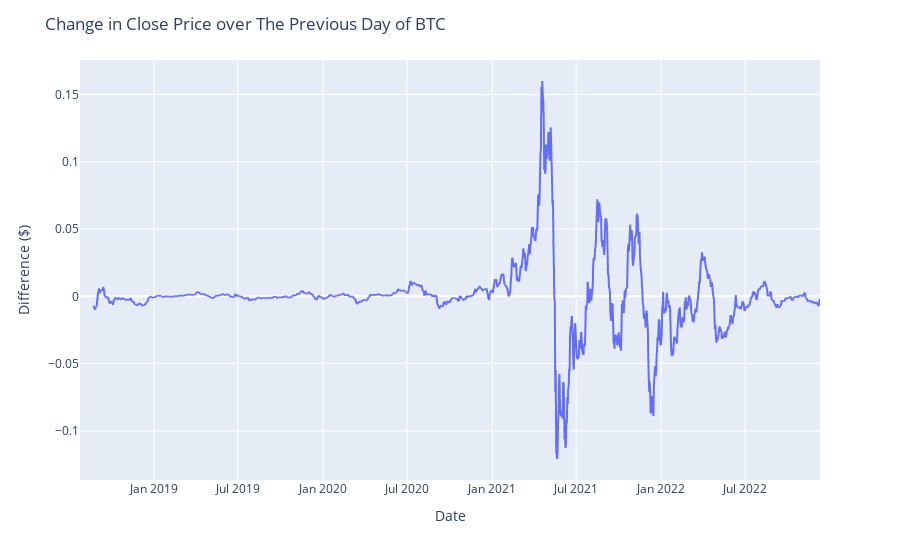

Here is the notebook cell this chart was saved with:
### Code cell
fig = px.line(btc_daily, x=btc_daily.index, y="seasonal_difference")
fig.update_layout(
    yaxis_title="Difference ($)", 
    xaxis_title="Date",
    title="Change in Close Price over The Previous Day of BTC"
)
fig.show()

### Figure 1 — Plotly figure (JSON) as saved in the notebook; plotly's stock layout.template omitted (floating-point values rounded to 4 significant figures; data arrays with more than 128 entries replaced by an {"elided": "..."} marker saying what was removed)
{"data": [{"hovertemplate": "Close time=%{x}<br>seasonal_difference=%{y}<extra></extra>", "legendgroup": "", "line": {"color": "#636efa", "dash": "solid"}, "mode": "lines", "name": "", "showlegend": false, "type": "scattergl", "x": {"elided": "1600 str values"}, "xaxis": "x", "y": {"elided": "1600 float values"}, "yaxis": "y"}], "layout": {"legend": {"tracegroupgap": 0}, "margin": {"t": 60}, "title": {"text": "Change in Close Price over The Previous Day of BTC"}, "xaxis": {"anchor": "y", "domain": [0, 1], "title": {"text": "Date"}}, "yaxis": {"anchor": "x", "domain": [0, 1], "title": {"text": "Difference ($)"}}}}
